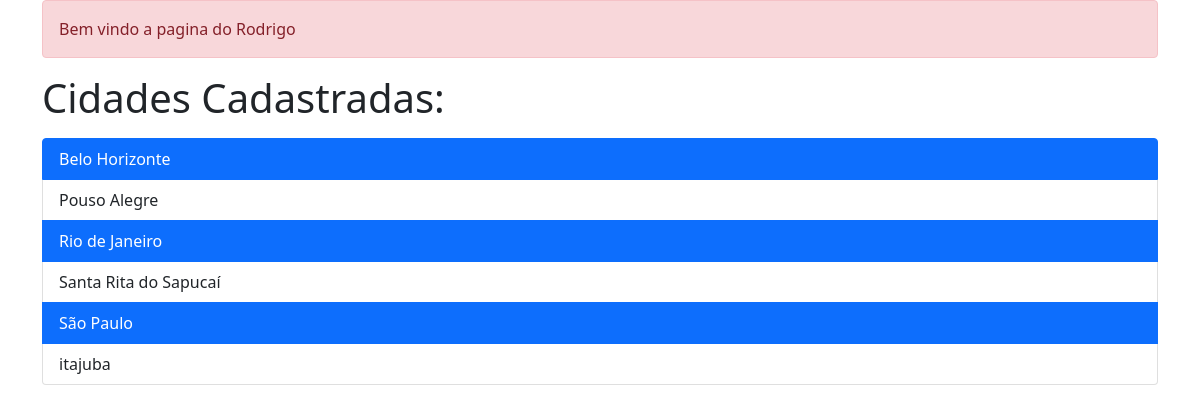
The app's page /, older data.
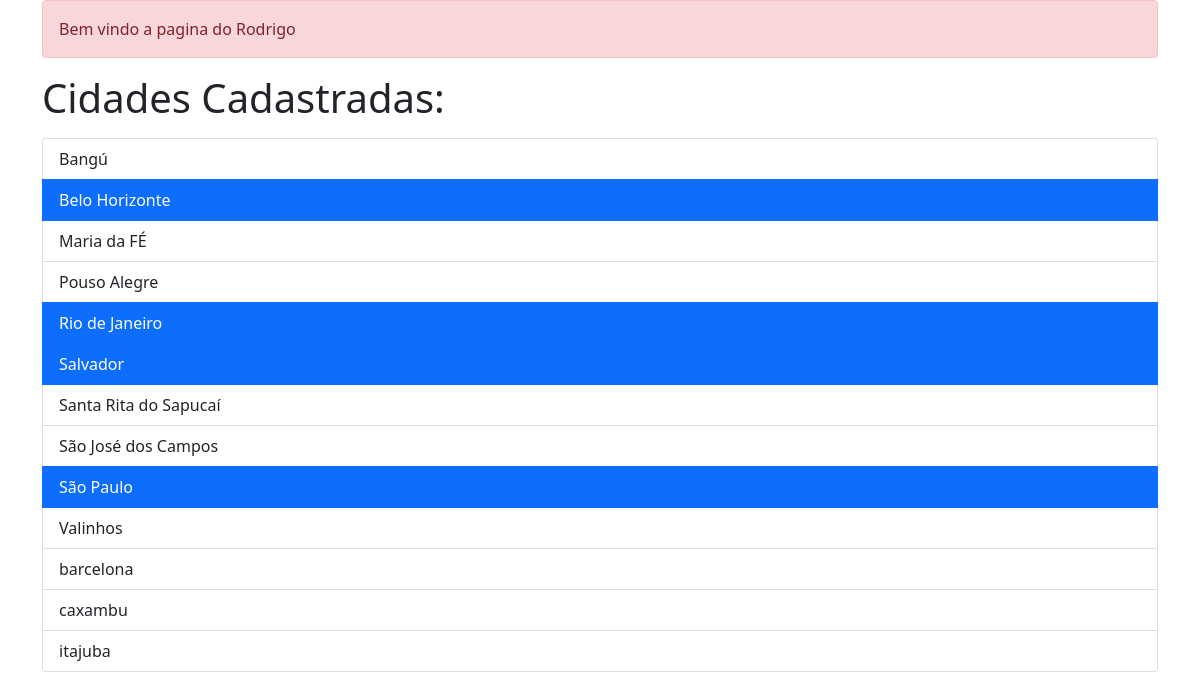
The same page, newer data.
### cadastros/models.py (models this page shows, shortened)
class Cidade(models.Model):
    estado = models.ForeignKey(Estado, on_delete=models.PROTECT, null=True, blank=False )
    nome = models.CharField(max_length=100, unique= True)
    capital = models.BooleanField(default=False, help_text="Marcar se a cidade for capital")

### cadastros/views.py (the view)
# urls.py: path('', CidadeList.as_view(), name='cidades-list'),
class CidadeList(ListView):
    queryset = Cidade.objects.order_by('nome')
    context_object_name = 'cidades'
    template_name = 'cadastros/lista_cidades.html'

### cadastros/templates/cadastros/lista_cidades.html (shortened to what this page needs)
{% extends 'base.html' %}
{% block conteudo %}
    <h1>Cidades Cadastradas:</h1>
    <ul class="list-group">
        {% for cidade in cidades %}
        <a class="list-group-item list-group-item-action {% if cidade.capital %} active {% endif %}" href="{% url 'cidades-detalhe' cidade.id %}" >{{ cidade.nome }}</a>
        {% endfor %}
    </ul>
{% endblock %}

Row changes from the older to the newer data that the page shows:
added Cidade: nome "Bangú"
added Cidade: nome "Maria da FÉ"
added Cidade: nome "Salvador", capital True (drawn)
added Cidade: nome "São José dos Campos"
added Cidade: nome "Valinhos"
added Cidade: nome "barcelona"
added Cidade: nome "caxambu"
